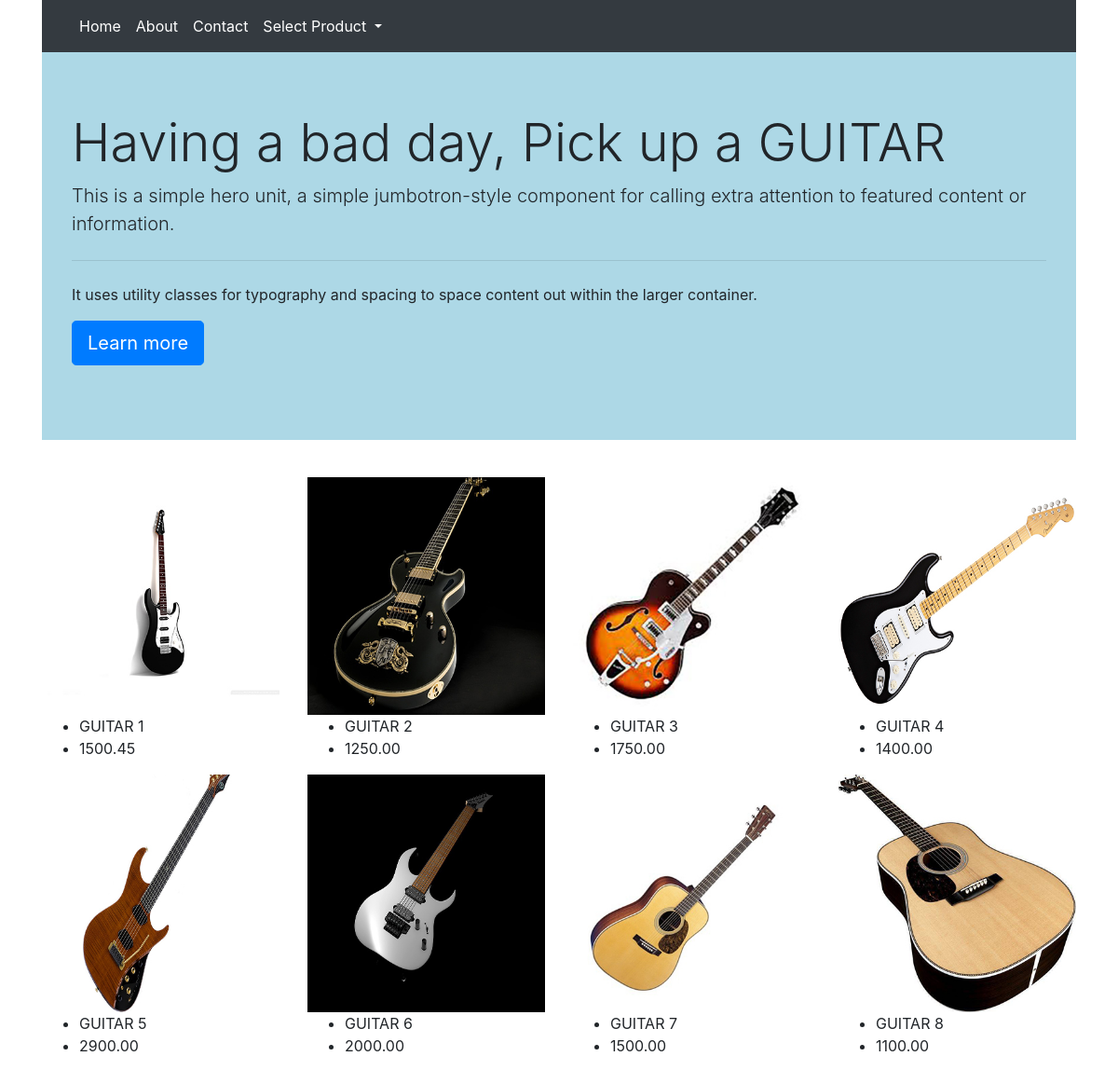
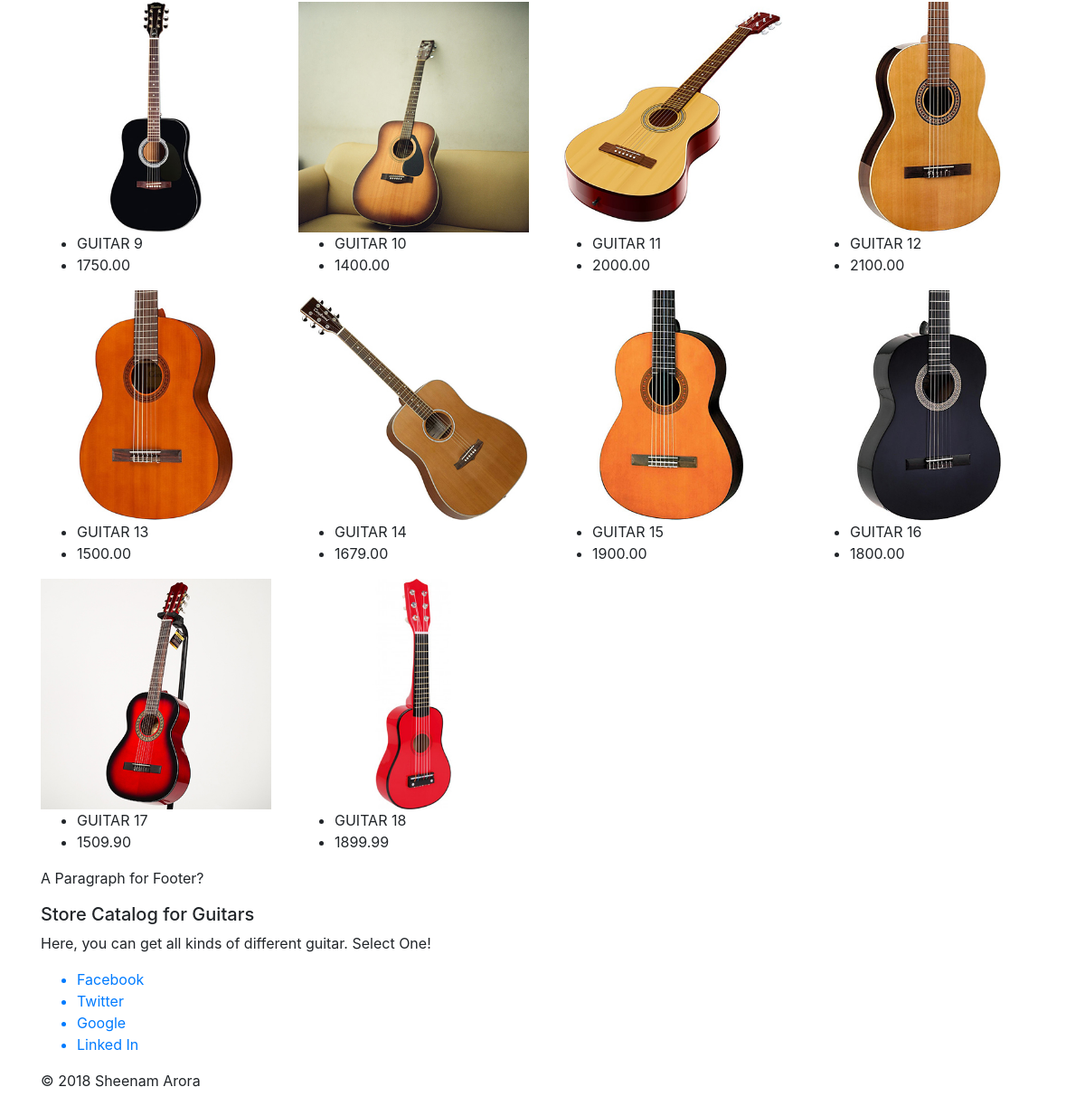
The page / on the database its author committed (2 pictures, top to bottom).
### tables this page shows
CREATE TABLE `products` (
  `products_id` int(4) UNSIGNED NOT NULL,
  `prod_image` varchar(200) NOT NULL,
  `prod_code` varchar(50) NOT NULL,
  `prod_name` varchar(100) NOT NULL,
  `prod_price` decimal(8,2) NOT NULL
);

### stock/stock.php (called while the page is built, shortened)
<?php
include "./connect/connect-db.php";
$query = "SELECT *
          FROM `products`";
$resource = mysqli_query($conn, $query);
if ($resource) {
    $products = [];
}

### web-service/collect-and-print-data.php (the view, shortened to what this page needs)
<?php
function collectArray($prod_code) {
    global $products;
    $collect = [];
    if (isset($products) && sizeof($products) > 0) {
        if (sizeof($collect) > 0) {
            return $collect;
        } else {
            return $products;
        }
    }
}
function printHTML() {
    isset($_GET["data-prod"]) ? $selectedProds = collectArray($_GET["data-prod"]) : $selectedProds = collectArray(NULL);
    echo "<div class=\"row\">
              <div class=\"container-fluid\">
                <h2></h2>
              </div>";
    foreach ($selectedProds as $selectedProd) {
        echo "<div class=\"col col-12 col-md-6 col-lg-3 mb-0\">
                <figure>
                  <img class=\"img-fluid\" src=\"{$selectedProd["prod_image"]}\" alt=\"{$selectedProd["prod_name"]}\">
                  <figcaption>
                    <ul>
                      <li>{$selectedProd["prod_name"]}</li>
                      <li>{$selectedProd["prod_price"]}</li>
                    </ul>
                  </figcaption>
                </figure>
              </div>";
    }
    echo "</div>";
}
?>

### index.php (shortened to what this page needs)
<?php
include './connect/connect-db.php';
include './stock/stock.php';
include './web-service/collect-and-print-data.php';
?>
<!DOCTYPE html>
<html lang="en">
<head>
    <link href="https://maxcdn.bootstrapcdn.com/bootstrap/4.0.0/css/bootstrap.min.css" rel="stylesheet">
    <link rel="stylesheet" href="./css/style.css">
</head>
<body>
    <div id="boot-over">
        <div class="container">
           <?php include './includes/navigation.php'; ?>
        </div>
        <div class="container">
         <?php include './includes/masthead.php'; ?>
        </div>
        <div class="container">
           <?php
            printHtml();
            ?>
        </div>
        <?php include './includes/footer.php'; ?>
    </div>
</body>
</html>

### includes/navigation.php (shortened to what this page needs)
<nav class="navbar navbar-expand-lg navbar-light bg-dark">
    <div class="collapse navbar-collapse" id="navbarNavDropdown">
        <ul class="navbar-nav">
            <li class="nav-item active">
                <a class="nav-link" href="#">Home <span class="sr-only">(current)</span></a>
            </li>
            <li class="nav-item">
                <a class="nav-link" href="#">About</a>
            </li>
            <li class="nav-item">
                <a class="nav-link" href="#">Contact</a>
            </li>
            <li class="nav-item dropdown">
                <a class="nav-link dropdown-toggle" href="#" id="navbarDropdownMenuLink" data-toggle="dropdown" aria-haspopup="true" aria-expanded="false">
                      Select Product
                    </a>
            </li>
        </ul>
    </div>
</nav>

### includes/masthead.php
<div class="jumbotron">
    <h1 class="display-4">Having a bad day, Pick up a GUITAR</h1>
    <p class="lead">This is a simple hero unit, a simple jumbotron-style component for calling extra attention to featured content or information.</p>
    <hr class="my-4">
    <p>It uses utility classes for typography and spacing to space content out within the larger container.</p>
    <p class="lead">
        <a class="btn btn-primary btn-lg" href="#" role="button">Learn more</a>
    </p>
</div>

### includes/footer.php
   <div class="container">
            <p>A Paragraph for Footer?</p>
            <h5>Store Catalog for Guitars</h5>
            <p> Here, you can get all kinds of different guitar. Select One!</p>
            <ul>
                <a href="http://www.facebook.com" class="facebook">
                    <li>Facebook</li>
                </a>
                <a href="http://www.twitter.com" class="twitter">
                    <li>Twitter</li>
                </a>
                <a href="http://www.google.com" class="google">
                    <li>Google</li>
                </a>
                <a href="http://www.linkedin.com" class="linkedin">
                    <li>Linked In</li>
                </a>
            </ul>
                  <p>&copy; 2018 Sheenam Arora</p>
</div>

### css/style.css (style rules this page uses)
#boot-over .jumbotron { background-color: lightblue; border-radius: 0; }
#boot-over img { width: 100%; height: auto; }
.navbar-light .navbar-nav .active>.nav-link, .navbar-light .navbar-nav .nav-link.active, .navbar-light .navbar-nav .nav-link.show, .navbar-light .navbar-nav .show>.nav-link .nav-link { color: white; }
.navbar-light .navbar-nav .active>.nav-link, .navbar-light .navbar-nav .nav-link.active, .navbar-light .navbar-nav .nav-link.show, .navbar-light .navbar-nav .show>.nav-link .nav-link:hover { color:white; }
.navbar-light .navbar-nav .nav-link { color:white; }

### rows shown on the page
products: prod_image (picture), prod_name "GUITAR 1", prod_price "1500.45"
products: prod_image (picture), prod_name "GUITAR 2", prod_price "1250.00"
products: prod_image (picture), prod_name "GUITAR 3", prod_price "1750.00"
products: prod_image (picture), prod_name "GUITAR 4", prod_price "1400.00"
products: prod_image (picture), prod_name "GUITAR 5", prod_price "2900.00"
products: prod_image (picture), prod_name "GUITAR 6", prod_price "2000.00"
products: prod_image (picture), prod_name "GUITAR 7", prod_price "1500.00"
products: prod_image (picture), prod_name "GUITAR 8", prod_price "1100.00"
products: prod_image (picture), prod_name "GUITAR 9", prod_price "1750.00"
products: prod_image (picture), prod_name "GUITAR 10", prod_price "1400.00"
products: prod_image (picture), prod_name "GUITAR 11", prod_price "2000.00"
products: prod_image (picture), prod_name "GUITAR 12", prod_price "2100.00"
products: prod_image (picture), prod_name "GUITAR 13", prod_price "1500.00"
products: prod_image (picture), prod_name "GUITAR 14", prod_price "1679.00"
products: prod_image (picture), prod_name "GUITAR 15", prod_price "1900.00"
products: prod_image (picture), prod_name "GUITAR 16", prod_price "1800.00"
products: prod_image (picture), prod_name "GUITAR 17", prod_price "1509.90"
products: prod_image (picture), prod_name "GUITAR 18", prod_price "1899.99"
